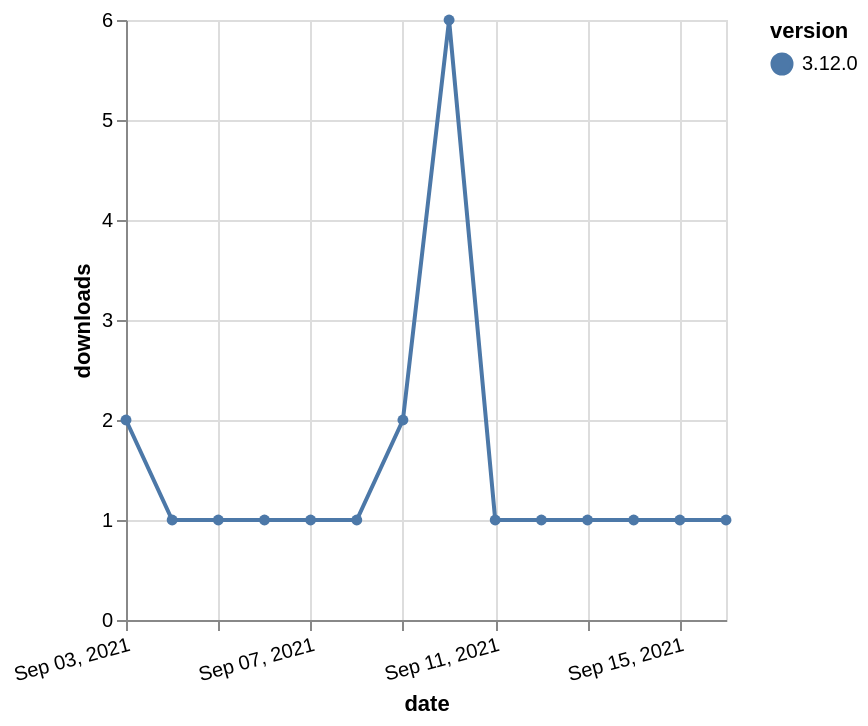

Express this chart as Vega-Lite.
### Vega-Lite specification from a JSON file in a GitHub repository (floating-point values rounded to 4 significant figures)
{"$schema": "https://vega.github.io/schema/vega-lite/v5.json", "description": "A simple bar chart with embedded data.", "data": {"values": [{"date": "2021-09-03", "total": 622, "delta": 2, "version": "3.12.0"}, {"date": "2021-09-04", "total": 623, "delta": 1, "version": "3.12.0"}, {"date": "2021-09-05", "total": 624, "delta": 1, "version": "3.12.0"}, {"date": "2021-09-06", "total": 625, "delta": 1, "version": "3.12.0"}, {"date": "2021-09-07", "total": 626, "delta": 1, "version": "3.12.0"}, {"date": "2021-09-08", "total": 627, "delta": 1, "version": "3.12.0"}, {"date": "2021-09-09", "total": 629, "delta": 2, "version": "3.12.0"}, {"date": "2021-09-10", "total": 635, "delta": 6, "version": "3.12.0"}, {"date": "2021-09-11", "total": 636, "delta": 1, "version": "3.12.0"}, {"date": "2021-09-12", "total": 637, "delta": 1, "version": "3.12.0"}, {"date": "2021-09-13", "total": 638, "delta": 1, "version": "3.12.0"}, {"date": "2021-09-14", "total": 639, "delta": 1, "version": "3.12.0"}, {"date": "2021-09-15", "total": 640, "delta": 1, "version": "3.12.0"}, {"date": "2021-09-16", "total": 641, "delta": 1, "version": "3.12.0"}]}, "width": "container", "mark": {"type": "line", "point": {"filled": true}}, "encoding": {"x": {"field": "date", "type": "temporal", "timeUnit": "yearmonthdate", "title": "date", "axis": {"labelAngle": -15}}, "y": {"field": "delta", "type": "quantitative", "title": "downloads"}, "color": {"field": "version", "type": "nominal"}, "tooltip": {"field": "delta"}}}
